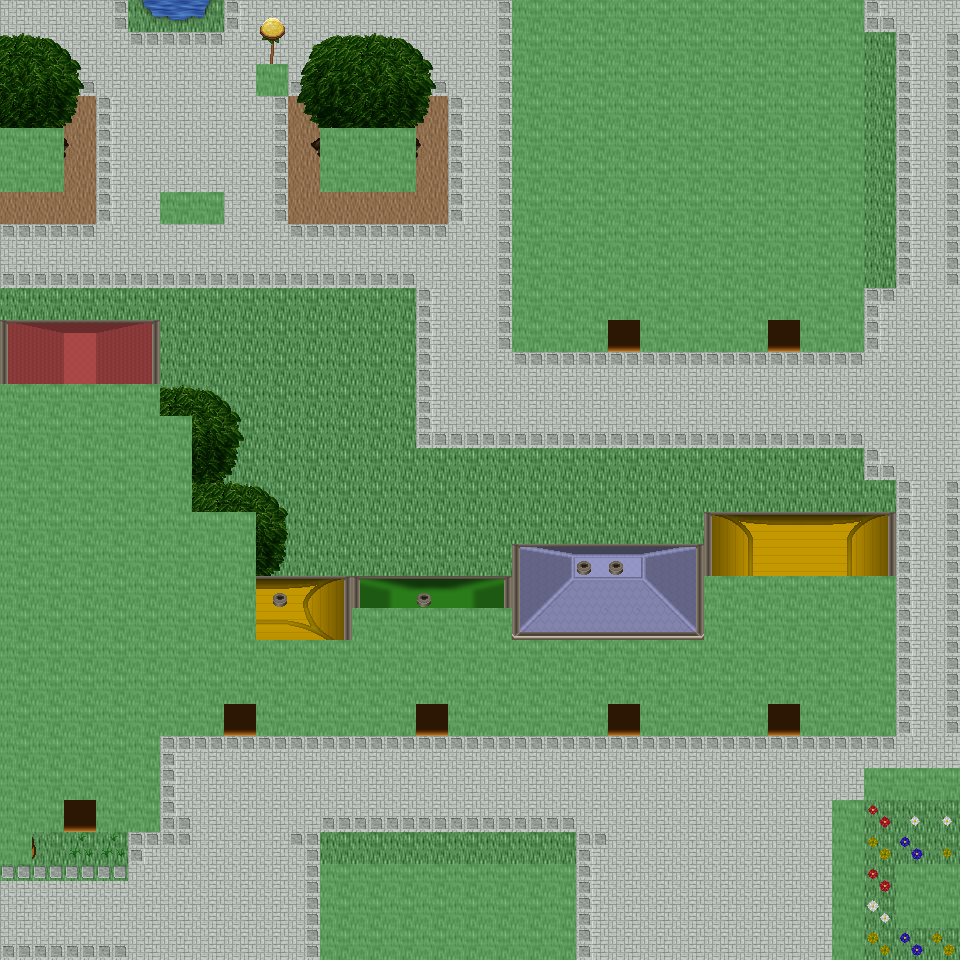

Rendered tile map (Tiled .tmx) drawn with the repository's tilesets; below, a short description and the map source with its tile grids summarised:
An orthogonal 30x30 tile map with 32x32 px tiles, 6 tile layers (Ground, Object, Object2, Above, ...), 53 tilesets and 11 objects (11x mapExit).

<map version="1.0" orientation="orthogonal" renderorder="right-down" width="30" height="30" tilewidth="32" tileheight="32" nextobjectid="12">
  <tileset firstgid="1" name="tileset_ground_ground" tilewidth="32" tileheight="32" tilecount="33" columns="3">
    <image source="../drawable/tileset_ground_ground.png" width="96" height="352" />
  </tileset>
  <tileset firstgid="34" name="tileset_building_castle" tilewidth="32" tileheight="32" tilecount="320" columns="20">
    <image source="../drawable/tileset_building_castle.png" width="640" height="512" />
  </tileset>
  <tileset firstgid="354" name="tileset_ground_square_patch" tilewidth="32" tileheight="32" tilecount="9" columns="3">
    <image source="../drawable/tileset_ground_square_patch.png" width="96" height="96" />
  </tileset>
  <tileset firstgid="363" name="tileset_building_decoration_banner" tilewidth="32" tileheight="32" tilecount="12" columns="1">
    <image source="../drawable/tileset_building_decoration_banner.png" width="32" height="384" />
  </tileset>
  <tileset firstgid="375" name="tileset_ground_water_pool" tilewidth="32" tileheight="32" tilecount="72" columns="3">
    <image source="../drawable/tileset_ground_water_pool.png" width="96" height="768" />
  </tileset>
  <tileset firstgid="447" name="tileset_building_wall_wall_brown" tilewidth="32" tileheight="32" tilecount="12" columns="3">
    <image source="../drawable/tileset_building_wall_wall_brown.png" width="96" height="128" />
  </tileset>
  <tileset firstgid="459" name="tileset_plant_grasses" tilewidth="32" tileheight="32" tilecount="6" columns="3">
    <image source="../drawable/tileset_plant_grasses.png" width="96" height="64" />
  </tileset>
  <tileset firstgid="465" name="tileset_plant_flower_daisy_white" tilewidth="32" tileheight="32" tilecount="8" columns="2">
    <image source="../drawable/tileset_plant_flower_daisy_white.png" width="64" height="128" />
  </tileset>
  <tileset firstgid="473" name="tileset_plant_tree_tree_darkgreen" tilewidth="32" tileheight="32" tilecount="88" columns="8">
    <image source="../drawable/tileset_plant_tree_tree_darkgreen.png" width="256" height="352" />
  </tileset>
  <tileset firstgid="561" name="tileset_plant_flower_daisy_red" tilewidth="32" tileheight="32" tilecount="8" columns="2">
    <image source="../drawable/tileset_plant_flower_daisy_red.png" width="64" height="128" />
  </tileset>
  <tileset firstgid="569" name="tileset_ground_grass_edges" tilewidth="32" tileheight="32" tilecount="36" columns="12">
    <image source="../drawable/tileset_ground_grass_edges.png" width="384" height="96" />
  </tileset>
  <tileset firstgid="605" name="tileset_ground_grass_corners" tilewidth="32" tileheight="32" tilecount="24" columns="6">
    <image source="../drawable/tileset_ground_grass_corners.png" width="192" height="128" />
  </tileset>
  <tileset firstgid="629" name="tileset_plant_bush_hedge" tilewidth="32" tileheight="32" tilecount="35" columns="5">
    <image source="../drawable/tileset_plant_bush_hedge.png" width="160" height="224" />
  </tileset>
  <tileset firstgid="664" name="tileset_ground_rock_pebbles" tilewidth="32" tileheight="32" tilecount="3" columns="1">
    <image source="../drawable/tileset_ground_rock_pebbles.png" width="32" height="96" />
  </tileset>
  <tileset firstgid="667" name="tileset_plant_bush_bushes" tilewidth="32" tileheight="32" tilecount="10" columns="5">
    <image source="../drawable/tileset_plant_bush_bushes.png" width="160" height="64" />
  </tileset>
  <tileset firstgid="677" name="tileset_building_roof_red" tilewidth="32" tileheight="32" tilecount="20" columns="5">
    <image source="../drawable/tileset_building_roof_red.png" width="160" height="128" />
  </tileset>
  <tileset firstgid="697" name="tileset_plant_flower_daisy_yellow" tilewidth="32" tileheight="32" tilecount="8" columns="2">
    <image source="../drawable/tileset_plant_flower_daisy_yellow.png" width="64" height="128" />
  </tileset>
  <tileset firstgid="705" name="tileset_plant_leaves" tilewidth="32" tileheight="32" tilecount="8" columns="4">
    <image source="../drawable/tileset_plant_leaves.png" width="128" height="64" />
  </tileset>
  <tileset firstgid="713" name="tileset_item_corpse_skull_pale" tilewidth="32" tileheight="32" tilecount="2" columns="2">
    <image source="../drawable/tileset_item_corpse_skull_pale.png" width="64" height="32" />
  </tileset>
  <tileset firstgid="715" name="tileset_building_roof_blue" tilewidth="32" tileheight="32" tilecount="20" columns="5">
    <image source="../drawable/tileset_building_roof_blue.png" width="160" height="128" />
  </tileset>
  <tileset firstgid="735" name="tileset_plant_cactus" tilewidth="32" tileheight="32" tilecount="2" columns="1">
    <image source="../drawable/tileset_plant_cactus.png" width="32" height="64" />
  </tileset>
  <tileset firstgid="737" name="tileset_plant_flower_daisy_blue" tilewidth="32" tileheight="32" tilecount="8" columns="2">
    <image source="../drawable/tileset_plant_flower_daisy_blue.png" width="64" height="128" />
  </tileset>
  <tileset firstgid="745" name="tileset_plant_stump_stump_brown" tilewidth="32" tileheight="32" tilecount="4" columns="2">
    <image source="../drawable/tileset_plant_stump_stump_brown.png" width="64" height="64" />
  </tileset>
  <tileset firstgid="749" name="tileset_plant_stump_rectangular" tilewidth="32" tileheight="32" tilecount="4" columns="2">
    <image source="../drawable/tileset_plant_stump_rectangular.png" width="64" height="64" />
  </tileset>
  <tileset firstgid="753" name="tileset_furniture_carpet_border" tilewidth="32" tileheight="32" tilecount="12" columns="3">
    <image source="../drawable/tileset_furniture_carpet_border.png" width="96" height="128" />
  </tileset>
  <tileset firstgid="765" name="tileset_ground_pothole" tilewidth="32" tileheight="32" tilecount="4" columns="4">
    <image source="../drawable/tileset_ground_pothole.png" width="128" height="32" />
  </tileset>
  <tileset firstgid="769" name="tileset_furniture_carpet_carpets" tilewidth="32" tileheight="32" tilecount="8" columns="4">
    <image source="../drawable/tileset_furniture_carpet_carpets.png" width="128" height="64" />
  </tileset>
  <tileset firstgid="777" name="tileset_building_roof_yellow" tilewidth="32" tileheight="32" tilecount="20" columns="5">
    <image source="../drawable/tileset_building_roof_yellow.png" width="160" height="128" />
  </tileset>
  <tileset firstgid="797" name="tileset_plant_stump_stump_green" tilewidth="32" tileheight="32" tilecount="4" columns="2">
    <image source="../drawable/tileset_plant_stump_stump_green.png" width="64" height="64" />
  </tileset>
  <tileset firstgid="801" name="tileset_item_pot_pot_golden_centred" tilewidth="32" tileheight="32" tilecount="3" columns="3">
    <image source="../drawable/tileset_item_pot_pot_golden_centred.png" width="96" height="32" />
  </tileset>
  <tileset firstgid="804" name="tileset_building_roof_green" tilewidth="32" tileheight="32" tilecount="20" columns="5">
    <image source="../drawable/tileset_building_roof_green.png" width="160" height="128" />
  </tileset>
  <tileset firstgid="824" name="tileset_item_statue_fairypool" tilewidth="32" tileheight="32" tilecount="16" columns="2">
    <image source="../drawable/tileset_item_statue_fairypool.png" width="64" height="256" />
  </tileset>
  <tileset firstgid="840" name="tileset_building_window_window_left" tilewidth="32" tileheight="32" tilecount="2" columns="2">
    <image source="../drawable/tileset_building_window_window_left.png" width="64" height="32" />
  </tileset>
  <tileset firstgid="842" name="tileset_building_window_window_long" tilewidth="32" tileheight="32" tilecount="3" columns="3">
    <image source="../drawable/tileset_building_window_window_long.png" width="96" height="32" />
  </tileset>
  <tileset firstgid="845" name="tileset_building_door_door_n" tilewidth="32" tileheight="32" tilecount="6" columns="3">
    <image source="../drawable/tileset_building_door_door_n.png" width="96" height="64" />
  </tileset>
  <tileset firstgid="851" name="tileset_item_postbox" tilewidth="32" tileheight="32" tilecount="4" columns="2">
    <image source="../drawable/tileset_item_postbox.png" width="64" height="64" />
  </tileset>
  <tileset firstgid="855" name="tileset_building_window_window_right" tilewidth="32" tileheight="32" tilecount="2" columns="2">
    <image source="../drawable/tileset_building_window_window_right.png" width="64" height="32" />
  </tileset>
  <tileset firstgid="857" name="tileset_building_decoration_blue_circle" tilewidth="32" tileheight="32" tilecount="4" columns="2">
    <image source="../drawable/tileset_building_decoration_blue_circle.png" width="64" height="64" />
  </tileset>
  <tileset firstgid="861" name="tileset_plant_indoor_flower_baskets" tilewidth="32" tileheight="32" tilecount="3" columns="1">
    <image source="../drawable/tileset_plant_indoor_flower_baskets.png" width="32" height="96" />
  </tileset>
  <tileset firstgid="864" name="tileset_building_decoration_chimney_big" tilewidth="32" tileheight="32" tilecount="2" columns="1">
    <image source="../drawable/tileset_building_decoration_chimney_big.png" width="32" height="64" />
  </tileset>
  <tileset firstgid="866" name="tileset_building_decoration_banner_long" tilewidth="32" tileheight="32" tilecount="3" columns="3">
    <image source="../drawable/tileset_building_decoration_banner_long.png" width="96" height="32" />
  </tileset>
  <tileset firstgid="869" name="tileset_building_decoration_chimney" tilewidth="32" tileheight="32" tilecount="2" columns="1">
    <image source="../drawable/tileset_building_decoration_chimney.png" width="32" height="64" />
  </tileset>
  <tileset firstgid="871" name="tileset_building_decoration_longhorn_skull" tilewidth="32" tileheight="32" tilecount="6" columns="3">
    <image source="../drawable/tileset_building_decoration_longhorn_skull.png" width="96" height="64" />
  </tileset>
  <tileset firstgid="877" name="tileset_building_decoration_library_banner" tilewidth="32" tileheight="32" tilecount="6" columns="3">
    <image source="../drawable/tileset_building_decoration_library_banner.png" width="96" height="64" />
  </tileset>
  <tileset firstgid="883" name="tileset_logic_creature_elf" tilewidth="32" tileheight="32" tilecount="16" columns="8">
    <image source="../drawable/tileset_logic_creature_elf.png" width="256" height="64" />
  </tileset>
  <tileset firstgid="899" name="tileset_logic_portal" tilewidth="32" tileheight="32" tilecount="24" columns="8">
    <image source="../drawable/tileset_logic_portal.png" width="256" height="96" />
  </tileset>
  <tileset firstgid="923" name="tileset_logic_collision" tilewidth="32" tileheight="32" tilecount="1" columns="1">
    <image source="../drawable/tileset_logic_collision.png" width="32" height="32" />
  </tileset>
  <tileset firstgid="924" name="tileset_ground_green_paving" tilewidth="32" tileheight="32" tilecount="18" columns="3">
    <image source="../drawable/tileset_ground_green_paving.png" width="96" height="192" />
  </tileset>
  <tileset firstgid="942" name="tileset_light_door_light" tilewidth="32" tileheight="32" tilecount="12" columns="3">
    <image source="../drawable/tileset_light_door_light.png" width="96" height="128" />
  </tileset>
  <tileset firstgid="954" name="tileset_furniture_light_roots_lamp" tilewidth="32" tileheight="32" tilecount="6" columns="2">
    <image source="../drawable/tileset_furniture_light_roots_lamp.png" width="64" height="96" />
  </tileset>
  <tileset firstgid="960" name="tileset_light_dim_yellow_light_7x5" tilewidth="32" tileheight="32" tilecount="35" columns="7">
    <image source="../drawable/tileset_light_dim_yellow_light_7x5.png" width="224" height="160" />
  </tileset>
  <tileset firstgid="995" name="tileset_light_yellow_light_5x5" tilewidth="32" tileheight="32" tilecount="25" columns="5">
    <image source="../drawable/tileset_light_yellow_light_5x5.png" width="160" height="160" />
  </tileset>
  <tileset firstgid="1020" name="tileset_building_decoration_shop_banners" tilewidth="32" tileheight="32" tilecount="8" columns="8">
    <image source="../drawable/tileset_building_decoration_shop_banners.png" width="256" height="32" />
  </tileset>
  <layer name="Ground" width="30" height="30">
    <data>[900 cells, 900 non-empty, 9 distinct tile ids]</data>
  </layer>
  <layer name="Object" width="30" height="30">
    <data>[900 cells, 450 non-empty, 69 distinct tile ids]</data>
  </layer>
  <layer name="Object2" width="30" height="30">
    <data>[900 cells, 132 non-empty, 29 distinct tile ids]</data>
  </layer>
  <layer name="Above" width="30" height="30">
    <data>[900 cells, 184 non-empty, 102 distinct tile ids]</data>
  </layer>
  <layer name="Above2" width="30" height="30">
    <data>[900 cells, 37 non-empty, 27 distinct tile ids]</data>
  </layer>
  <layer name="Walkable" width="30" height="30">
    <data>[900 cells, 335 non-empty, 1 distinct tile ids]</data>
  </layer>
  <objectgroup name="MapEvents">
    <object id="1" name="north" type="mapExit" x="0" y="0" width="512" height="32">
      <properties>
        <property name="map" value="level_0_x155_y77" />
        <property name="x" value="0" />
        <property name="y" value="28" />
      </properties>
    </object>
    <object id="2" name="north2" type="mapExit" x="864" y="0" width="96" height="32">
      <properties>
        <property name="map" value="level_0_x155_y77" />
        <property name="x" value="27" />
        <property name="y" value="28" />
      </properties>
    </object>
    <object id="3" name="south" type="mapExit" x="0" y="928" width="320" height="32">
      <properties>
        <property name="map" value="level_0_x155_y79" />
        <property name="x" value="0" />
        <property name="y" value="1" />
      </properties>
    </object>
    <object id="4" name="south2" type="mapExit" x="576" y="928" width="256" height="32">
      <properties>
        <property name="map" value="level_0_x155_y79" />
        <property name="x" value="18" />
        <property name="y" value="1" />
      </properties>
    </object>
    <object id="5" name="south3" type="mapExit" x="864" y="928" width="96" height="32">
      <properties>
        <property name="map" value="level_0_x155_y79" />
        <property name="x" value="27" />
        <property name="y" value="1" />
      </properties>
    </object>
    <object id="6" name="west" type="mapExit" x="0" y="0" width="32" height="128">
      <properties>
        <property name="map" value="level_0_x154_y78" />
        <property name="x" value="28" />
        <property name="y" value="0" />
      </properties>
    </object>
    <object id="7" name="west2" type="mapExit" x="0" y="192" width="32" height="192">
      <properties>
        <property name="map" value="level_0_x154_y78" />
        <property name="x" value="28" />
        <property name="y" value="6" />
      </properties>
    </object>
    <object id="8" name="west3" type="mapExit" x="0" y="864" width="32" height="96">
      <properties>
        <property name="map" value="level_0_x154_y78" />
        <property name="x" value="28" />
        <property name="y" value="27" />
      </properties>
    </object>
    <object id="9" name="east" type="mapExit" x="928" y="0" width="32" height="768">
      <properties>
        <property name="map" value="level_0_x156_y78" />
        <property name="x" value="1" />
        <property name="y" value="0" />
      </properties>
    </object>
    <object id="10" name="east2" type="mapExit" x="928" y="800" width="32" height="64">
      <properties>
        <property name="map" value="level_0_x156_y78" />
        <property name="x" value="1" />
        <property name="y" value="25" />
      </properties>
    </object>
    <object id="11" name="east3" type="mapExit" x="928" y="928" width="32" height="32">
      <properties>
        <property name="map" value="level_0_x156_y78" />
        <property name="x" value="1" />
        <property name="y" value="29" />
      </properties>
    </object>
  </objectgroup>
</map>
